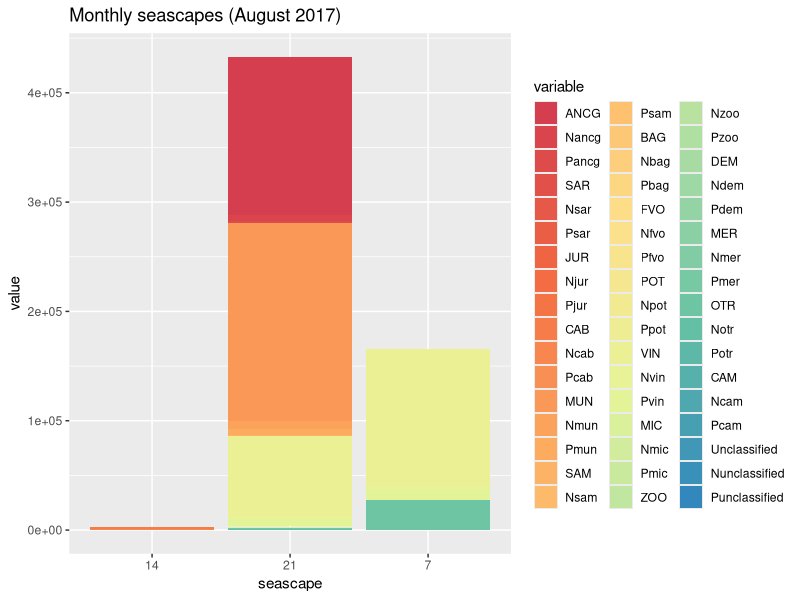
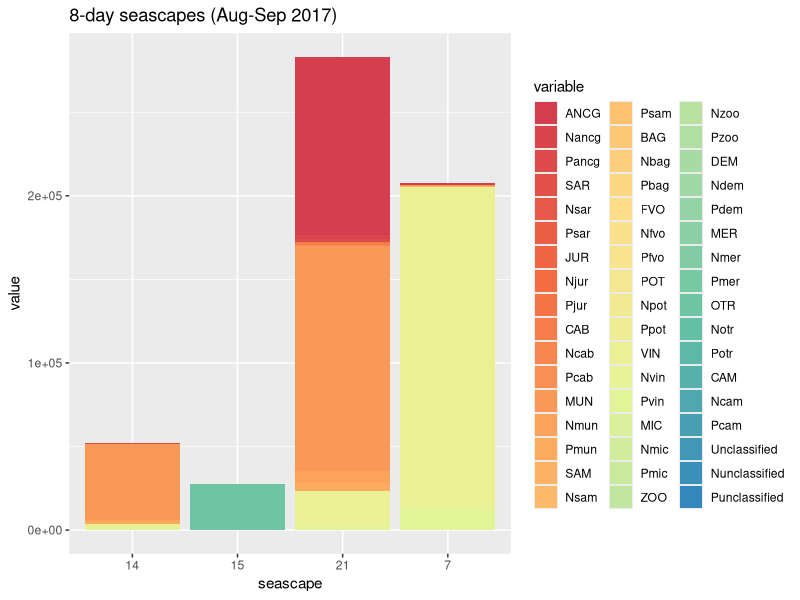

Write the R code that produced these figures, in order. (Note: a time limit stopped this script after it produced the figures.)
## ---- chunk 1
library(vegan)
library(dplyr)
library(ggplot2)
library(reshape2)
library(RColorBrewer)
## ---- chunk 2

# reads the tables and transforms the last two columns to characters 
df_month <- read.csv("taxa_table_month.csv", header= TRUE)
df_month[52:53] <- lapply(df_month[52:53], as.character)
df_8d <- read.csv("taxa_table_8d.csv", header= TRUE)
df_8d[52:53] <- lapply(df_8d[52:53], as.character)

# first data visualization
df_mo_long <- df_month
df_mo_long <- melt(df_mo_long, id.vars=c("sample", "seascape"))
df_8d_long <- df_8d
df_8d_long <- melt(df_8d_long, id.vars=c("sample", "seascape"))

nb.cols <- 51
mycolors <- colorRampPalette(brewer.pal(8, "Spectral"))(nb.cols)
ggplot(df_mo_long, aes(fill=variable, y=value, x=seascape)) + 
    geom_bar(position="stack", stat="identity") +
    scale_fill_manual(values = mycolors) +
    labs(title = "Monthly seascapes (August 2017)")

ggplot(df_8d_long, aes(fill=variable, y=value, x=seascape)) + 
    geom_bar(position="stack", stat="identity") +
    scale_fill_manual(values = mycolors) +
    labs(title = "8-day seascapes (Aug-Sep 2017)")

## ---- chunk 3
# removes rows with all zeros 
df_month <- df_month[!apply(df_month[, 1:51]==0, 1, all),]
df_8d <- df_8d[!apply(df_8d[, 1:51]==0, 1, all),]

## run the metaMDS command from the vegan package to generate an NMDS plot.
set.seed(123)
nmds_month = metaMDS(df_month[, 1:51], distance = "bray")
nmds_month

nmds_8d = metaMDS(df_8d[, 1:51], distance = "bray")
nmds_8d

plot(nmds_month)
plot(nmds_8d)

#extract NMDS scores (x and y coordinates)
data.scores_month = as.data.frame(scores(nmds_month))
data.scores_8d = as.data.frame(scores(nmds_8d))

#add columns to data frame 
data.scores_month$seascape = df_month$seascape
head(data.scores_month)
data.scores_8d$seascape = df_8d$seascape
head(data.scores_8d)

## ---- chunk 4
xx_month = ggplot(data.scores_month, aes(x = NMDS1, y = NMDS2)) + 
    geom_point(size = 4, aes( colour = seascape))+ 
    theme(axis.text.y = element_text(colour = "black", size = 12, face = "bold"), 
    axis.text.x = element_text(colour = "black", face = "bold", size = 12), 
    legend.text = element_text(size = 12, face ="bold", colour ="black"), 
    legend.position = "right", axis.title.y = element_text(face = "bold", size = 14), 
    axis.title.x = element_text(face = "bold", size = 14, colour = "black"), 
    legend.title = element_text(size = 14, colour = "black", face = "bold"), 
    panel.background = element_blank(), panel.border = element_rect(colour = "black", fill = NA, size = 1.2)) 
xx_month
    
#ggsave("NMDS.svg")

xx_8d = ggplot(data.scores_8d, aes(x = NMDS1, y = NMDS2)) + 
    geom_point(size = 4, aes( colour = seascape))+ 
    theme(axis.text.y = element_text(colour = "black", size = 12, face = "bold"), 
    axis.text.x = element_text(colour = "black", face = "bold", size = 12), 
    legend.text = element_text(size = 12, face ="bold", colour ="black"), 
    legend.position = "right", axis.title.y = element_text(face = "bold", size = 14), 
    axis.title.x = element_text(face = "bold", size = 14, colour = "black"), 
    legend.title = element_text(size = 14, colour = "black", face = "bold"), 
    panel.background = element_blank(), panel.border = element_rect(colour = "black", fill = NA, size = 1.2)) 
xx_8d

#ggsave("NMDS.svg")
